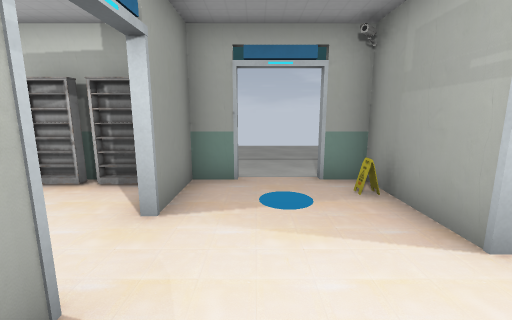
View 1 (above)

17 first-person views from a walk through a 3-D level made in the Godot game engine. The camera is 1.4 m above the floor, tilts 10° down and sees 90° across. Doors that lead somewhere are drawn open, without their leaves. The floor is counted in squares, 1 m on a side. Each view is taken from the middle of a square. On the plan, view 1 faces up. The plan holds only what a view shows up to about 13 squares ahead; the rest is blank. The place goes on beyond the plan. Characters and animated objects are not drawn.

View 2
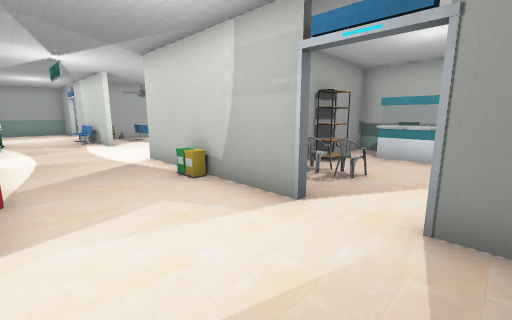

View 3
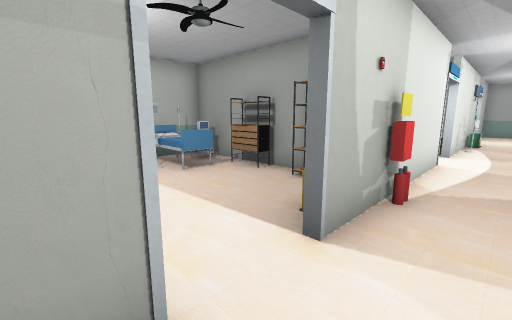

View 4
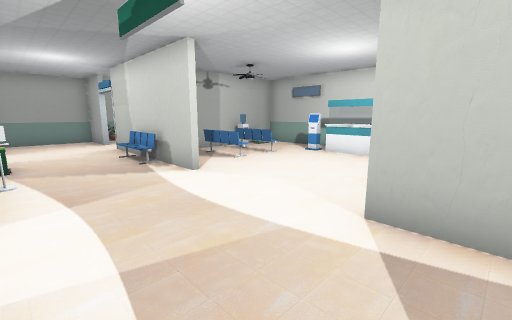

View 5
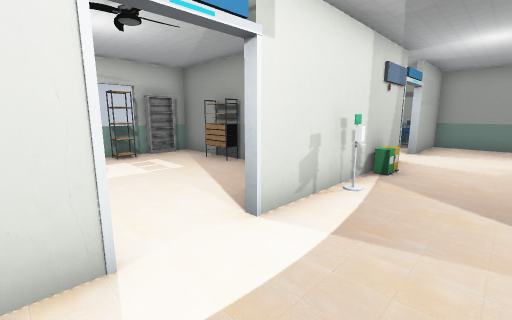

View 6
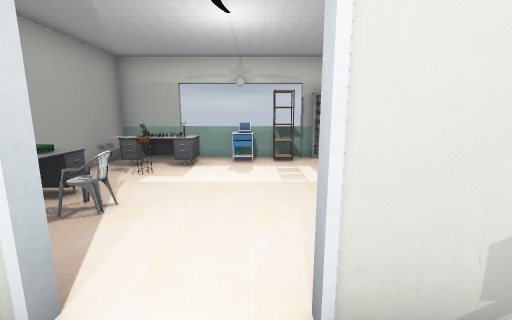

View 7
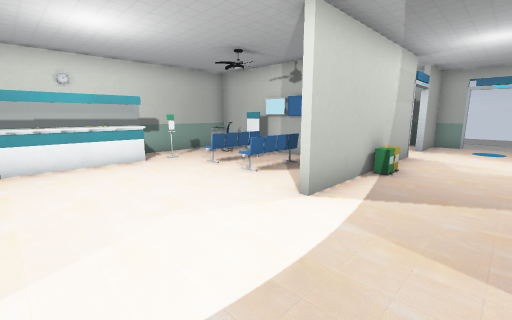

View 8
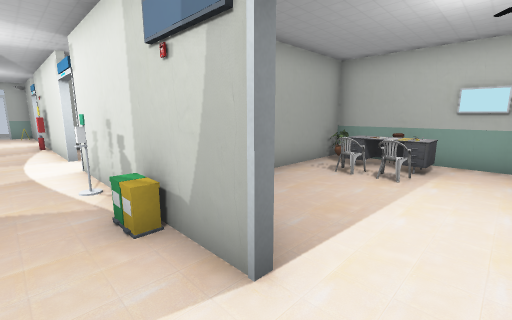

View 9
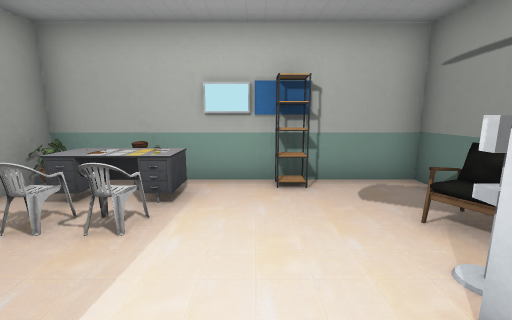

View 10
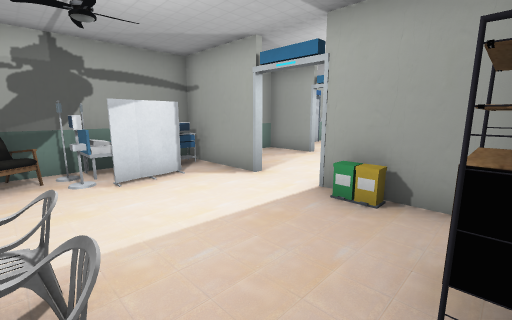

View 11
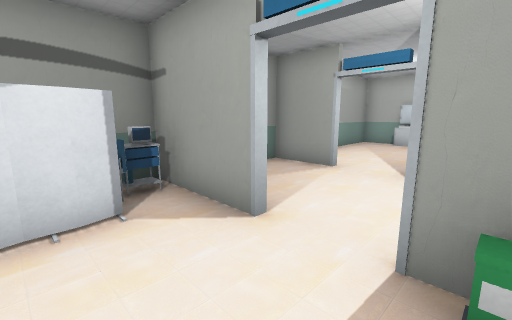

View 12
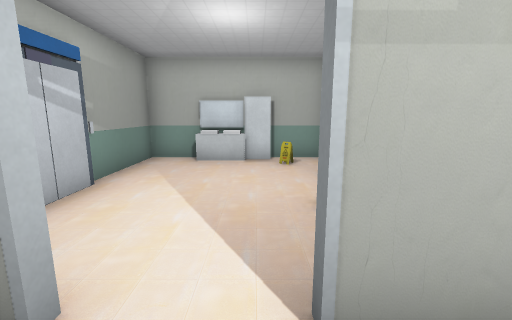

View 13
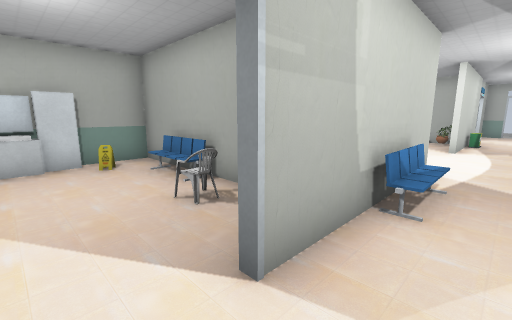

View 14
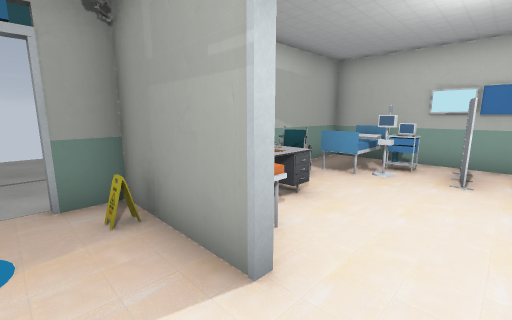

View 15
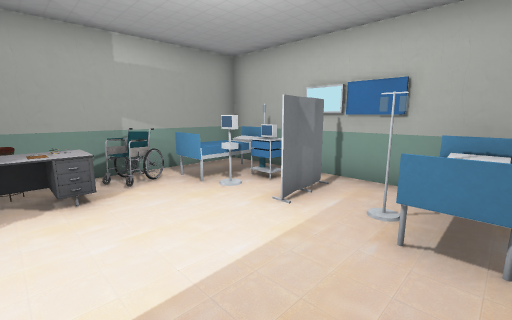

View 16
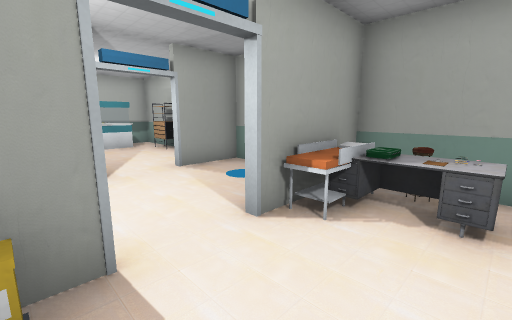

View 17
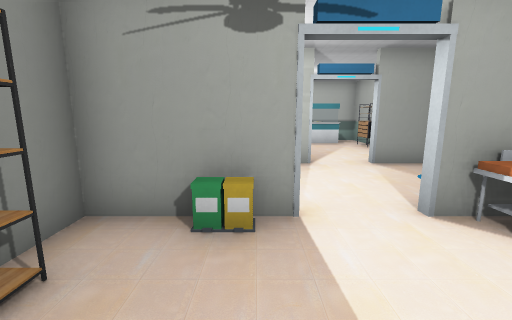

### Floor plan
Key: @ floor where view 1 was taken; # wall or solid block; . floor; / step, stairs or slope; D door; = window, fence, low wall or low ledge; S shelf; I sign; C counter; H chair; B bin; E bed; T trolley; A cabinet; K desk; P pedestal; L stool; N plant; M monitor; R armchair; F cart; G box; O other object.
Columns run from 9 left of view 1 to 10 right of it. Each row starts with its distance up from view 1.
 11         ....
 10         ....
  9         ....
  8          ..
  7          ...
  6 ######  #DD#  ######
  5 #==AASS##..IFL#O#=##
  4 # C.....#...FGKOEEE#
  3 # C....DD...F...MT##
  2 # C..H.DD..DD...OO##
  1 # C..H..#..DD......#
  0 ###SS## #@..B...EEE#
 -1 #.OO...NB..OB...ETE#
 -2 #.O.///.#...#S.AAT##
 -3 #...///.#...# KK#K##
 -4 #.O.//..#...# K.LKK#
 -5 # C.........#.H..KK#
 -6 # C........DD......=
 -7 # C........DD.....T#
 -8 # C.........O.....S#
 -9 #.P.//..#...#.....S#
-10 #...///.#..O#  AA###
-11 #.../// #...#AA...N#
-12 ##OO##  #..B#...HKK#
-13 #..OO.. #...B...HKO#
-14 #.I..H..#..DD......#
-15 # .....DD..DD......#
-16 #O.....DD...#.....S#
-17 ##......#...#EEMR..#
-18 #...DDD.#...TTEER..#
-19 ###### #############

Where each view was taken, in squares from view 1:
view 1: 0 up, 0 right, facing up
view 2: 4 up, 2 right, facing down-left
view 3: 3 up, 1 right, facing down-right
view 4: 3 down, 2 right, facing down-left
view 5: 5 down, 0 right, facing down-right
view 6: 7 down, 1 right, facing right
view 7: 8 down, 1 right, facing up-left
view 8: 15 down, 1 right, facing up-right
view 9: 15 down, 4 right, facing right
view 10: 11 down, 7 right, facing down-left
view 11: 13 down, 5 right, facing down-left
view 12: 15 down, 0 right, facing left
view 13: 16 down, 0 right, facing up-left
view 14: 1 up, 1 right, facing up-right
view 15: 1 down, 4 right, facing up-right
view 16: 0 up, 5 right, facing up-left
view 17: 0 up, 6 right, facing left
